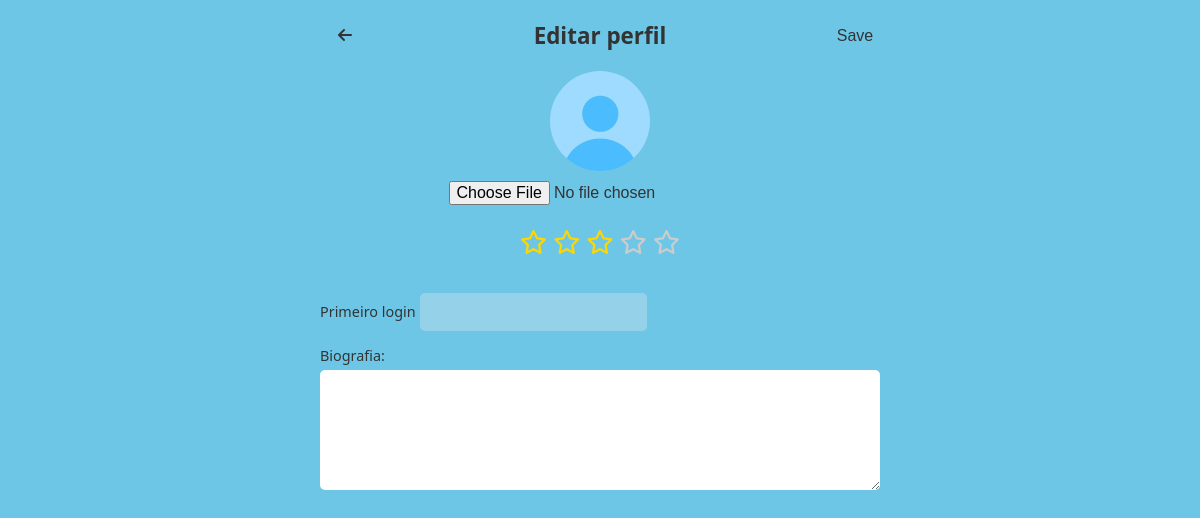
The app's page /app/perfil/ (signed in), older data.
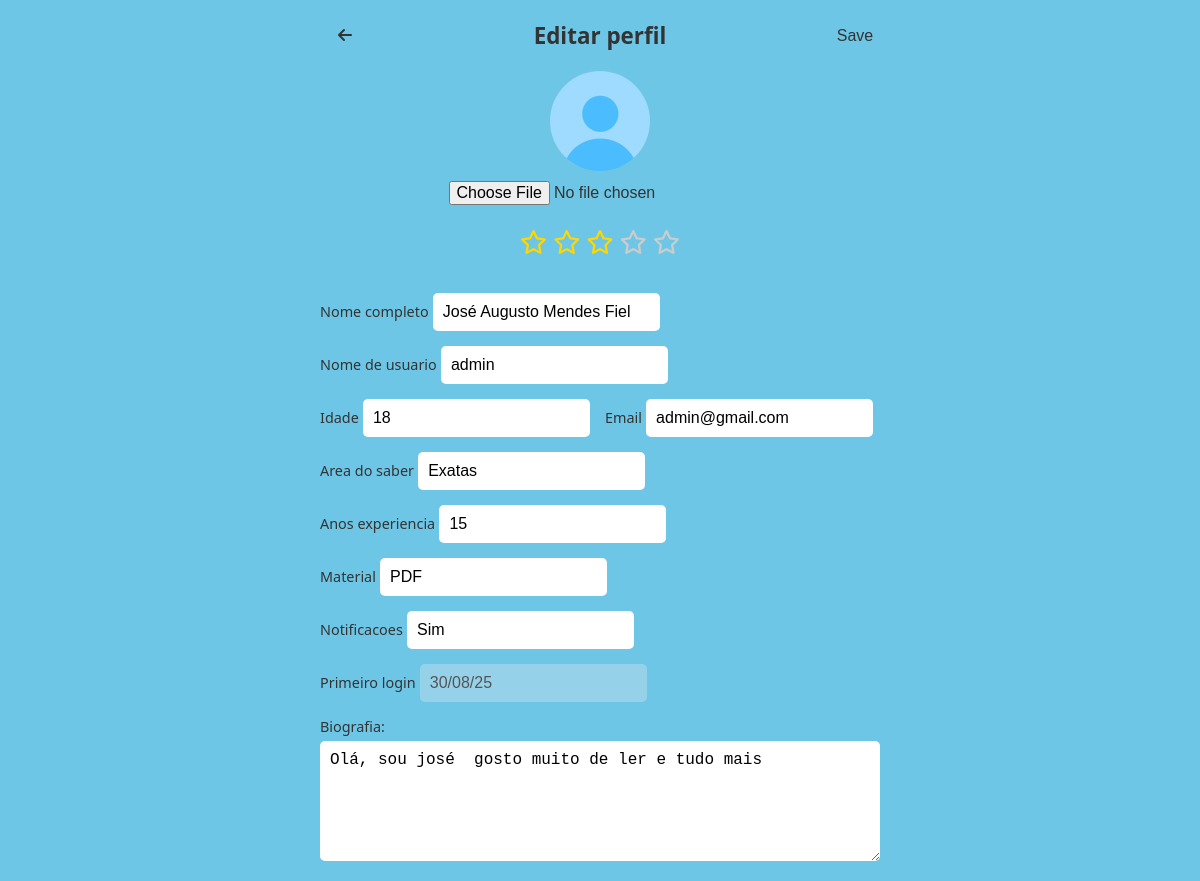
The same page, newer data.
### autenticacao/models.py (models this page shows, shortened)
class Usuario(AbstractUser):
    tipo_perfil = models.CharField(max_length=30, choices=[(tag.name, tag.value) for tag in TipoPerfilEnum], default=TipoPerfilEnum.PADRAO.name)
    email = models.EmailField(unique=True)
    pasta_destino = models.CharField(max_length=100, default='usuario/foto', editable=False)
    foto = models.FileField(upload_to=caminho_imagem, default='usuario/foto/defaultFotoPerfil.jpg')
    pontuacao =models.FloatField(default=3, null=True, blank=True)
    USERNAME_FIELD = 'email'  # define email comocampo para o auth.authenticate, memso asism é nessecssário username=email
    REQUIRED_FIELDS = ['username'] # são campo obrigatório ao criar o superusuario deixamos em branco porque um deles é o email mas já ta unique e é o username_field ali ent não precisa

class PerguntaUsuario(models.Model):
    user = models.ForeignKey(Usuario, on_delete=models.CASCADE)
    pergunta = models.ForeignKey(PerguntaDoQuestionario, on_delete=models.CASCADE)
    resposta = models.CharField(max_length=500)

### app/views.py (the view)
# urls.py: path('perfil/', PerfilEdit.as_view(), name='perfil'),
class PerfilEdit(LoginRequiredMixin,View):
    template_name = "perfil.html"
    login_url = 'login'
    def get(self, request, *args, **kwargs):
        dados_usuario = {}
        try:
            for i in PerguntaDoQuestionario.objects.filter(aparecer_no_perfil=True):
                indice = i.titulo_pergunta
                indice = tiraCamelCase(indice)
                print(f'Valor do indive {indice}')
                dados_usuario[indice] = PerguntaUsuario.objects.get(user=request.user, pergunta=i).resposta
        except Exception as e:
            dados_usuario['i'] = 'Valor indefinido'
            print(f'Erro {e}')
        dados_usuario['Nome de usuario'] = request.user.username
        dados_usuario['date_joined'] = request.user.date_joined
        dados_usuario['Email'] = request.user.email
        print(dados_usuario)
        print(dados_usuario)
        chaves_ordenadas = ['Biografia','Nome completo', 'Nome de usuario', 'Idade','Email', 'Area do saber', 'Anos experiencia',  'Material','Notificacoes', 'date_joined']
        dados_usuario_ordenado = {}
        try:
            for i in chaves_ordenadas:
                dados_usuario_ordenado[i] = dados_usuario[i]
        except Exception as e:
            print(f'Erro pois algum dado ali de chaves ordenadas não existe mais ou foi modificada erro: {e}')
        return render(request, self.template_name, {'user': request.user, 'dados_usuario': dados_usuario_ordenado})

### app/functions.py (called while the page is built)
def tiraCamelCase(texto):
    corrigido = ''
    for i in texto:
        if i.isupper():
            corrigido+= ' ' + i.lower()
        else:
            corrigido+=i
    return corrigido.capitalize()

### app/templates/perfil.html (shortened to what this page needs)
{% load static %}
<!DOCTYPE html>
<html lang="pt-BR">
<head>
  <link rel="stylesheet" href="{% static 'css/milligram.pEdit.css' %}" />
  <link rel="stylesheet" href="https://cdnjs.cloudflare.com/ajax/libs/font-awesome/6.4.0/css/all.min.css" />
</head>
<body>
  <div class="container" >
    <header>
      <button class="back" >
        <a href="{% url 'indexComunidade' %}" class="back">
    <i class="fas fa-arrow-left"></i>
    </a>
      </button>
      <h1>Editar perfil</h1>
      <button class="save">Save</button>
    </header>
    <form class="form-section">
      <div class="profile-section">
        {% if user.foto %}
          <img src="{{user.foto.url}}" alt="Perfil" class="profile-pic" />
        {% else %}
          <img src="{% static 'img/defaultFotoPerfil.jpg' %}" alt="Perfil" class="profile-pic" />
        {% endif %}
        <input type="file" name="fotoDePerfil" />
        <div class="stars">
          <i class="far fa-star estrela"></i>
          <i class="far fa-star estrela"></i>
          <i class="far fa-star estrela"></i>
          <i class="far fa-star estrela"></i>
          <i class="far fa-star estrela"></i>
        </div>
      </div>
      <div class="form-row">
        {% for key,value in dados_usuario.items %}
          {% if key != 'date_joined' and key != 'Biografia' %}
          <div class="form-group">
            <label for="">{{key}}</label>
            <input type="text" value="{{value}}">
          </div>
          {% endif %}
        {% endfor %}
        <div class="form-group">
          <label>Primeiro login</label>
          <input type="text" value='{{dados_usuario.date_joined|date:"d/m/y"}}' disabled />
        </div>
         <div class="form-group-bio">
          <label for="">Biografia:</label>
          <textarea name="biografia">{{dados_usuario.Biografia}}</textarea>
        </div>
      </div>
    </form>
  </div>
</body>
</html>

### templates/static/css/milligram.pEdit.css (style rules this page uses)
* { box-sizing: border-box; }
body { margin: 0; font-family: 'Segoe UI', sans-serif; background-color: #6ec6e6; color: #333; display: flex; justify-content: center; }
.container { width: 100%; max-width: 600px; padding: 20px; }
header { display: flex; align-items: center; justify-content: space-between; margin-bottom: 20px; }
header h1 { font-size: 1.4rem; margin: 0; text-align: center; flex: 1; }
header .back, header .save { background: none; border: none; font-size: 1rem; color: #333; cursor: pointer; width: 50px; }
.profile-section { display: flex; flex-direction: column; align-items: center; margin-bottom: 20px; }
.profile-pic { width: 100px; height: 100px; border-radius: 50%; object-fit: cover; }
.stars { margin-top: 10px; font-size: 1.5rem; }
.stars .estrela { color: #ccc; cursor: pointer; transition: color 0.3s; }
.stars .estrela.pintada { color: gold; }
.form-section { display: flex; flex-direction: column; gap: 15px; }
.form-row { display: flex; flex-wrap: wrap; gap: 15px; }
.form-group-bio { flex: 5 5 calc(100% - 30px); display: flex; flex-direction: column; }
.form-group { flex: 1 1calc(50% - 15px); }
label { font-size: 0.9rem; margin-bottom: 5px; }
input, textarea { padding: 10px; border: none; border-radius: 5px; font-size: 1rem; }
textarea { width: 100%; min-height: 120px; resize: vertical; }

Row changes from the older to the newer data that the page shows:
changed Usuario: date_joined (not shown) → "30/08/25"
added PerguntaUsuario: dados_usuario "José Augusto Mendes Fiel"
added PerguntaUsuario: dados_usuario "18"
added PerguntaUsuario: dados_usuario "Exatas"
added PerguntaUsuario: dados_usuario "15"
added PerguntaUsuario: dados_usuario "PDF"
added PerguntaUsuario: dados_usuario "Sim"
added PerguntaUsuario: biografia "Olá, sou josé gosto muito de ler e tudo mais"
Text that changed along with them:
new list line: "Nome completo"
new list line: "Nome de usuario"
new list line: "admin"
new list line: "Idade"
new list line: "Email"
new list line: "admin@gmail.com"
new list line: "Area do saber"
new list line: "Anos experiencia"
new list line: "Material"
new list line: "Notificacoes"
